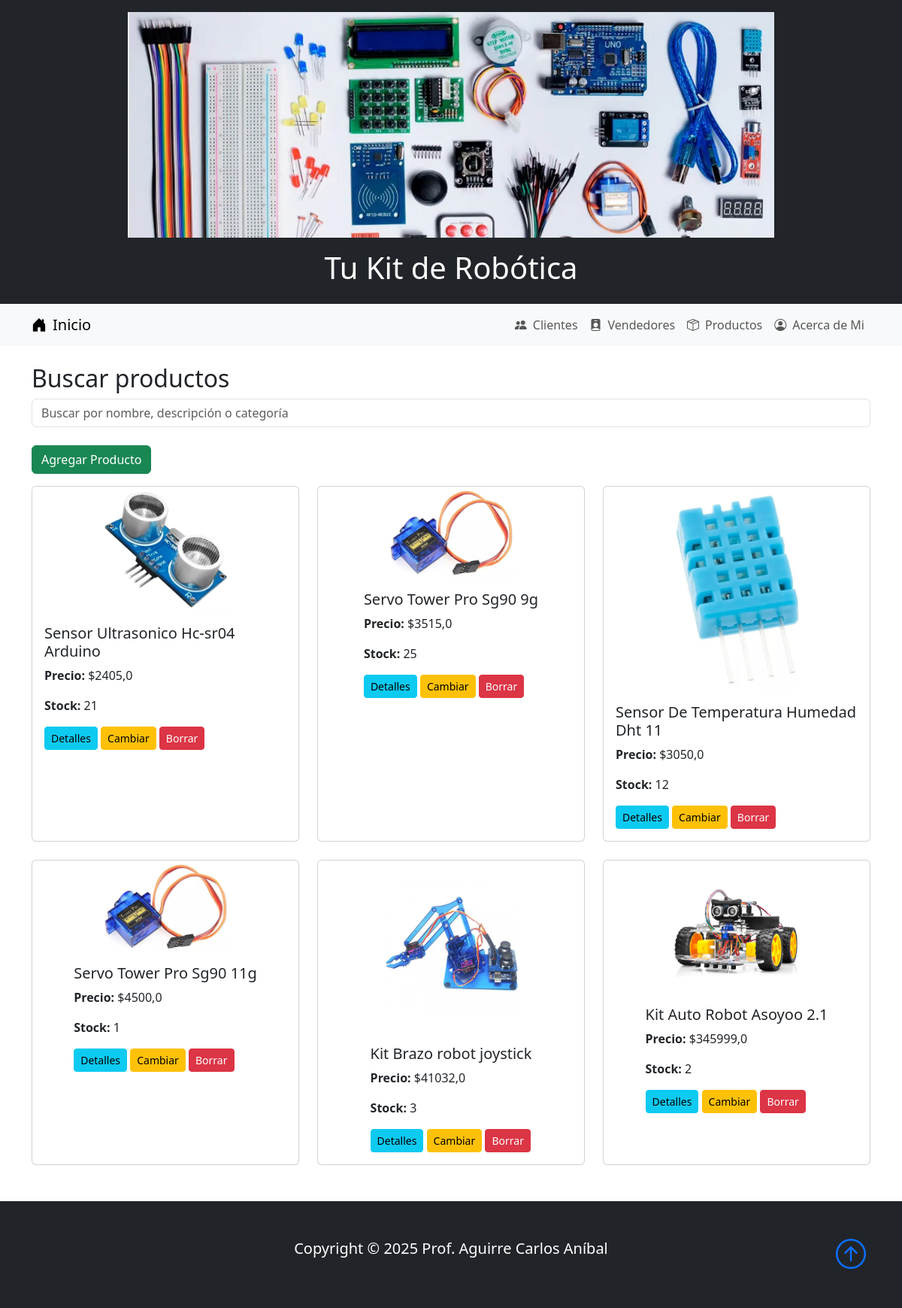
The page /myapp/ on the database its author committed.
### myapp/models.py (models this page shows, shortened)
class Productos(models.Model):
    nombre = models.CharField(max_length=100)
    descripcion = models.CharField(max_length=100)
    categoria = models.ForeignKey(Categoria, on_delete=models.CASCADE)
    precio = models.FloatField()
    stock_total = models.IntegerField()
    imagen = models.ImageField(upload_to='myapp/', null=True, blank=True)

### myapp/views.py (the view)
# urls.py: path('', views.lista_productos, name='productos'),
def lista_productos(request):
    query = request.GET.get('q')
    productos = Productos.objects.all()
    if query:
        productos = productos.filter(
            Q(nombre__icontains=query) |
            Q(descripcion__icontains=query) |
            Q(categoria__nombre__icontains=query)
        )
    return render(request, 'myapp/lista_productos.html', {'productos': productos})

### myapp/templates/myapp/lista_productos.html (shortened to what this page needs)
{% extends "myapp/base.html" %}
{% block contenido %}
<h2>Buscar productos</h2>
<form method="get" class="mb-4">
    <input type="text" name="q" class="form-control" placeholder="Buscar por nombre, descripción o categoría">
</form>
<a href="{% url 'agregar_producto' %}" class="btn btn-success mb-3">Agregar Producto</a>
<div class="row">
    {% for producto in productos %}
        <div class="col-md-4 mb-4">
            <div class="card h-100" style="display: flex; justify-content: center; align-items: center;">
                {% if producto.imagen %}
                    <img src="{{ producto.imagen.url }}"  class="card-img-top" style="width: 50%; height: auto; object-fit: cover;" alt="{{ producto.nombre }}">
                {% endif %}
                <div class="card-body">
                    <h5 class="card-title">{{ producto.nombre }}</h5>
                    <p class="card-text"><strong>Precio:</strong> ${{ producto.precio }}</p>
                    <p class="card-text"><strong>Stock:</strong> {{ producto.stock_total }}</p>
                    <p class="card-text">
                        <a href="{% url 'detalle_productos' producto.id %}" class="btn btn-sm btn-info">Detalles</a>
                        <a href="{% url 'editar_producto' producto.pk %}" class="btn btn-sm btn-warning">Cambiar</a>
                        <a href="{% url 'eliminar_producto' producto.pk %}" class="btn btn-sm btn-danger">Borrar</a>
                    </p>
                </div>
            </div>
        </div>
    {% empty %}
        <p>No se encontraron productos.</p>
    {% endfor %}
</div>
{% endblock %}

### rows shown on the page
Productos: imagen (picture), nombre "Sensor Ultrasonico Hc-sr04 Arduino", precio "2405,0", stock_total "21"
Productos: imagen (picture), nombre "Servo Tower Pro Sg90 9g", precio "3515,0", stock_total "25"
Productos: imagen (picture), nombre "Sensor De Temperatura Humedad Dht 11", precio "3050,0", stock_total "12"
Productos: imagen (picture), nombre "Servo Tower Pro Sg90 11g", precio "4500,0", stock_total "1"
Productos: imagen (picture), nombre "Kit Brazo robot joystick", precio "41032,0", stock_total "3"
Productos: imagen (picture), nombre "Kit Auto Robot Asoyoo 2.1", precio "345999,0", stock_total "2"
